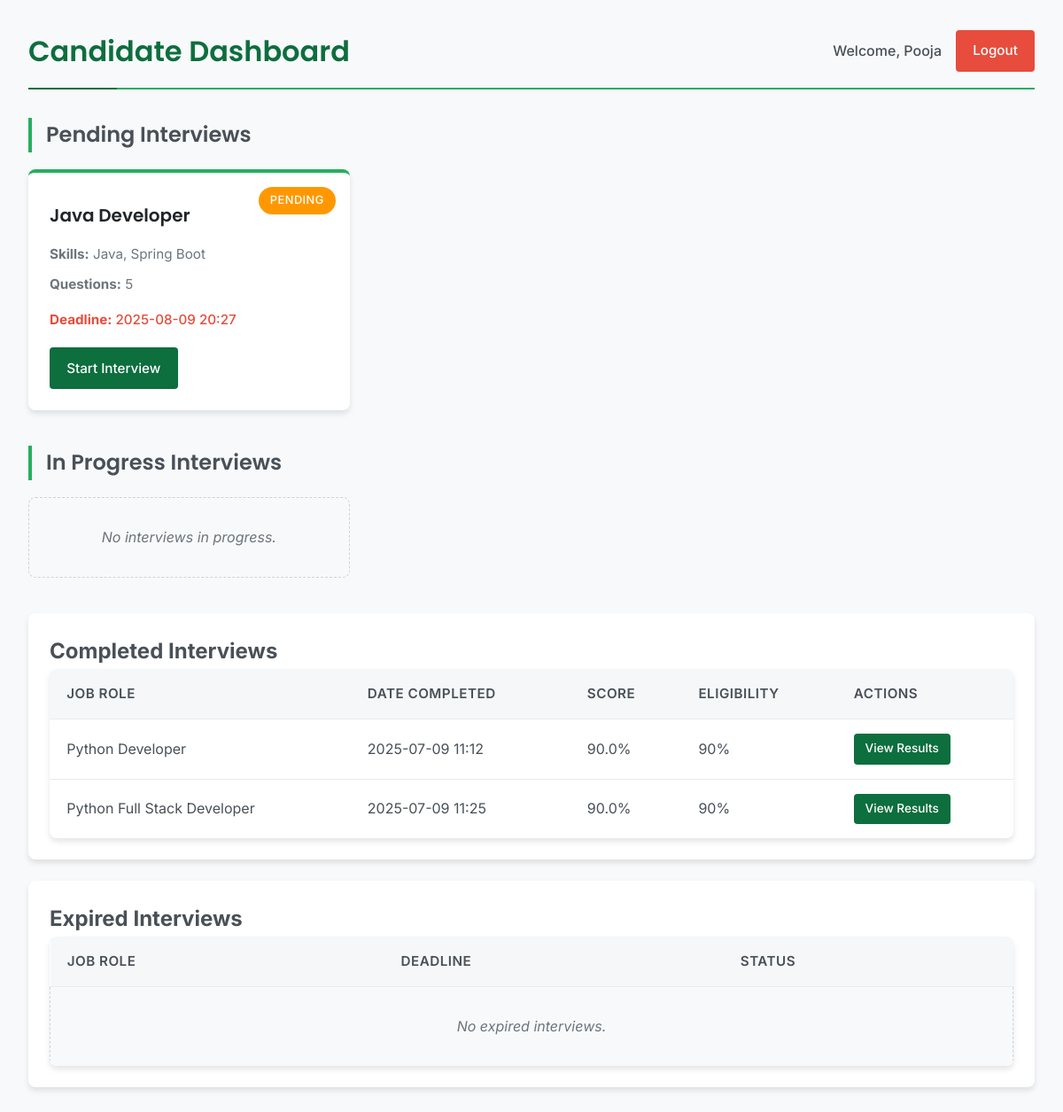
The page /candidate-dashboard/ (signed in) on the database its author committed.
### bot/models.py (models this page shows, shortened)
class InterviewAssignment(models.Model):
    STATUS_CHOICES = (
        ('pending', 'Pending'),
        ('in_progress', 'In Progress'),
        ('completed', 'Completed'),
        ('expired', 'Expired'),
    )
    candidate = models.ForeignKey(User, on_delete=models.CASCADE, related_name='assigned_interviews')
    job_description = models.ForeignKey(JobDescription, on_delete=models.CASCADE, related_name='assignments')
    assigned_at = models.DateTimeField(auto_now_add=True)
    deadline = models.DateTimeField()
    status = models.CharField(max_length=20, choices=STATUS_CHOICES, default='pending')
    score = models.FloatField(null=True, blank=True)  # Percentage score
    eligibility = models.CharField(max_length=100, null=True, blank=True)  # e.g., "Highly Eligible", "Not Eligible"
    feedback = models.TextField(null=True, blank=True)
    completed_at = models.DateTimeField(null=True, blank=True)
    def is_expired(self):
        return timezone.now() > self.deadline

class JobDescription(models.Model):
    title = models.CharField(max_length=100)  # e.g., "Frontend Developer", "Data Analyst"
    skills = models.CharField(max_length=255)  # Comma-separated skills
    question_count = models.IntegerField(default=5)
    passing_score = models.IntegerField(default=50)
    created_at = models.DateTimeField(auto_now_add=True)
    updated_at = models.DateTimeField(auto_now=True)

### bot/views.py (the view)
# urls.py: path('candidate-dashboard/', candidate_dashboard, name='candidate_dashboard'),
@login_required
def candidate_dashboard(request):
    if not request.user.groups.filter(name='Candidate').exists():
        messages.error(request, 'You do not have permission to access the candidate dashboard')
        return redirect('admin_dashboard')
    assignments = InterviewAssignment.objects.filter(candidate=request.user).order_by('-assigned_at')
    for assignment in assignments:
        if assignment.status == 'pending' and assignment.is_expired():
            assignment.status = 'expired'
            assignment.save()
    pending_assignments = assignments.filter(status='pending')
    in_progress_assignments = assignments.filter(status='in_progress')
    completed_assignments = assignments.filter(status='completed')
    expired_assignments = assignments.filter(status='expired')
    context = {
        'pending_assignments': pending_assignments,
        'in_progress_assignments': in_progress_assignments,
        'completed_assignments': completed_assignments,
        'expired_assignments': expired_assignments,
    }
    return render(request, 'dashboard/candidate_dashboard.html', context)

### templates/dashboard/candidate_dashboard.html (shortened to what this page needs)
{% load static %}
<!DOCTYPE html>
<html lang="en">
<head>
    <link rel="stylesheet" href="{% static 'css/dashboard-style.css' %}">
</head>
<body>
    <div class="container">
        <div class="header">
            <h1>Candidate Dashboard</h1>
            <div class="user-info">
                <span>Welcome, {{ request.user.username }}</span>
                <a href="{% url 'logout' %}" class="btn btn-secondary">Logout</a>
            </div>
        </div>
        <div class="section">
            <h2>Pending Interviews</h2>
            <div class="grid">
                {% if pending_assignments %}
                    {% for assignment in pending_assignments %}
                        <div class="interview-card">
                            <span class="status-badge status-pending">Pending</span>
                            <h3>{{ assignment.job_description.title }}</h3>
                            <p><strong>Skills:</strong> {{ assignment.job_description.skills }}</p>
                            <p><strong>Questions:</strong> {{ assignment.job_description.question_count }}</p>
                            <p class="deadline"><strong>Deadline:</strong> {{ assignment.deadline|date:"Y-m-d H:i" }}</p>
                            <a href="{% url 'start_interview' assignment.id %}" class="btn">Start Interview</a>
                        </div>
                    {% endfor %}
                {% else %}
                    <div class="empty-message">No pending interviews assigned to you.</div>
                {% endif %}
            </div>
        </div>
        <div class="section">
            <h2>In Progress Interviews</h2>
            <div class="grid">
                {% if in_progress_assignments %}
                    {% for assignment in in_progress_assignments %}
                        <div class="interview-card">
                            <span class="status-badge status-in-progress">In Progress</span>
                            <h3>{{ assignment.job_description.title }}</h3>
                            <p><strong>Skills:</strong> {{ assignment.job_description.skills }}</p>
                            <p><strong>Questions:</strong> {{ assignment.job_description.question_count }}</p>
                            <p class="deadline"><strong>Deadline:</strong> {{ assignment.deadline|date:"Y-m-d H:i" }}</p>
                            <a href="{% url 'start_interview' assignment.id %}" class="btn">Continue Interview</a>
                        </div>
                    {% endfor %}
                {% else %}
                    <div class="empty-message">No interviews in progress.</div>
                {% endif %}
            </div>
        </div>
        <div class="card">
            <h2>Completed Interviews</h2>
            <table>
                <thead>
                    <tr>
                        <th>Job Role</th>
                        <th>Date Completed</th>
                        <th>Score</th>
                        <th>Eligibility</th>
                        <th>Actions</th>
                    </tr>
                </thead>
                <tbody>
                    {% if completed_assignments %}
                        {% for assignment in completed_assignments %}
                            <tr>
                                <td>{{ assignment.job_description.title }}</td>
                                <td>{{ assignment.completed_at|date:"Y-m-d H:i" }}</td>
                                <td>{{ assignment.score }}%</td>
                                <td>{{ assignment.eligibility }}%</td>
                                <td>
                                    <a href="{% url 'interview_results' assignment.id %}" class="btn btn-sm btn-primary">View Results</a>
                                </td>
                            </tr>
                        {% endfor %}
                    {% else %}
                        <tr>
                            <td colspan="5" class="empty-message">No completed interviews yet.</td>
                        </tr>
                    {% endif %}
                </tbody>
            </table>
        </div>
        <div class="card">
            <h2>Expired Interviews</h2>
            <table>
                <thead>
                    <tr>
                        <th>Job Role</th>
                        <th>Deadline</th>
                        <th>Status</th>
                    </tr>
                </thead>
                <tbody>
                    {% if expired_assignments %}
                        {% for assignment in expired_assignments %}
                            <tr>
                                <td>{{ assignment.job_description.title }}</td>
                                <td>{{ assignment.deadline|date:"Y-m-d H:i" }}</td>
                                <td><span class="status-badge status-expired">Expired</span></td>
                            </tr>
                        {% endfor %}
                    {% else %}
                        <tr>
                            <td colspan="3" class="empty-message">No expired interviews.</td>
                        </tr>
                    {% endif %}
                </tbody>
            </table>
        </div>
    </div>
</body>
</html>

### static/css/dashboard-style.css (style rules this page uses)
:root { --primary-color: #0d6e3e; --primary-light: #27ae60; --primary-lighter: #2ecc71; --primary-dark: #0a5a32; --neutral-white: #ffffff; --neutral-off-white: #f8f9fa; --neutral-light: #e9ecef; --neutral-medium: #ced4da; --neutral-dark: #6c757d; --neutral-darker: #495057; --neutral-darkest: #212529; --status-pending: #ff9800; --status-in-progress: #3498db; --status-completed: #27ae60; --status-expired: #e74c3c; --accent-blue: #3498db; --accent-red: #e74c3c; --accent-orange: #f39c12; --border-radius-sm: 4px; --border-radius-md: 8px; --border-radius-lg: 12px; --shadow-sm: 0 2px 4px rgba(0, 0, 0, 0.05); --shadow-md: 0 4px 6px rgba(0, 0, 0, 0.1); --shadow-lg: 0 10px 15px rgba(0, 0, 0, 0.1); --font-primary: 'Poppins', -apple-system, BlinkMacSystemFont, sans-serif; --font-secondary: 'Inter', -apple-system, BlinkMacSystemFont, sans-serif; }
* { box-sizing: border-box; margin: 0; padding: 0; }
body { font-family: var(--font-secondary); background-color: var(--neutral-off-white); color: var(--neutral-darker); line-height: 1.6; font-size: 16px; margin: 0; padding: 0; }
.container { max-width: 1200px; width: 100%; margin: 0 auto; padding: 2rem; }
.header { display: flex; justify-content: space-between; align-items: center; margin-bottom: 2rem; padding-bottom: 1rem; border-bottom: 2px solid var(--primary-light); position: relative; }
.header:after { content: ''; position: absolute; bottom: -2px; left: 0; width: 100px; height: 2px; background-color: var(--primary-color); }
.header h1 { font-family: var(--font-primary); color: var(--primary-color); font-weight: 600; margin: 0; font-size: 2rem; position: relative; }
.user-info { display: flex; align-items: center; gap: 1rem; }
.user-info span { color: var(--neutral-darker); font-weight: 500; }
.section { margin-bottom: 2.5rem; }
.section h2 { font-family: var(--font-primary); color: var(--neutral-darker); margin-bottom: 1.2rem; font-weight: 600; font-size: 1.5rem; position: relative; padding-left: 1rem; border-left: 4px solid var(--primary-light); }
.card { background-color: var(--neutral-white); border-radius: var(--border-radius-md); box-shadow: var(--shadow-md); padding: 1.5rem; transition: transform 0.3s ease, box-shadow 0.3s ease; margin-bottom: 1.5rem; }
.grid { display: grid; grid-template-columns: repeat(auto-fill, minmax(300px, 1fr)); gap: 1.5rem; }
.interview-card { background-color: var(--neutral-white); border-radius: var(--border-radius-md); box-shadow: var(--shadow-md); padding: 1.5rem; position: relative; border-top: 4px solid var(--primary-light); transition: all 0.3s ease; }
.interview-card h3 { font-family: var(--font-primary); margin-top: 0.5rem; margin-bottom: 1rem; color: var(--neutral-darkest); font-size: 1.25rem; font-weight: 600; }
.interview-card p { margin: 0.6rem 0; color: var(--neutral-dark); font-size: 0.95rem; }
.interview-card .deadline { color: var(--accent-red); font-weight: 500; margin-top: 1rem; margin-bottom: 1.2rem; font-size: 0.95rem; }
.status-badge { display: inline-block; padding: 0.35rem 0.8rem; border-radius: 2rem; font-size: 0.8rem; font-weight: 500; text-transform: uppercase; letter-spacing: 0.5px; }
.interview-card .status-badge { position: absolute; top: 1rem; right: 1rem; }
.status-pending { background-color: var(--status-pending); color: white; }
.btn { display: inline-block; background-color: var(--primary-color); color: white; border: none; padding: 0.7rem 1.2rem; border-radius: var(--border-radius-sm); cursor: pointer; text-decoration: none; font-weight: 500; font-size: 0.95rem; transition: all 0.2s ease; text-align: center; }
.btn-secondary { background-color: var(--accent-red); }
.btn-sm { padding: 0.4rem 0.8rem; font-size: 0.85rem; }
table { width: 100%; border-collapse: collapse; background-color: var(--neutral-white); box-shadow: var(--shadow-md); border-radius: var(--border-radius-md); overflow: hidden; }
table th, table td { padding: 1rem 1.2rem; text-align: left; border-bottom: 1px solid var(--neutral-light); }
table th { background-color: #f5f7f9; font-weight: 600; color: var(--neutral-darker); font-size: 0.95rem; text-transform: uppercase; letter-spacing: 0.5px; }
table tr:last-child td { border-bottom: none; }
.empty-message { text-align: center; padding: 2rem; color: var(--neutral-dark); font-style: italic; background-color: var(--neutral-off-white); border-radius: var(--border-radius-md); border: 1px dashed var(--neutral-medium); }

### rows shown on the page
InterviewAssignment: job_description "Java Developer", job_description.skills "Java, Spring Boot", job_description.question_count "5", deadline "2025-08-09 20:27"
InterviewAssignment: job_description "Python Developer", completed_at "2025-07-09 11:12", score "90.0", eligibility "90"
InterviewAssignment: job_description "Python Full Stack Developer", completed_at "2025-07-09 11:25", score "90.0", eligibility "90"

### other values the page prints
{{ request.user.username }} "Pooja"
